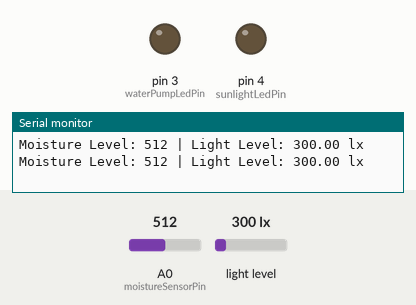
Simulated run of this sketch. Board: Arduino Uno, built with avr-gcc and run on an emulated ATmega328P. Parts: output pins drawn as LEDs (lit = HIGH), the last lines printed to the serial monitor. The test bench sets the inputs (shaded band); at power-on: A0 (moistureSensorPin) = 512, light level 300 lx. Pins used as bus, display or sensor lines are not drawn.

Above: at 1.8 s.
1.9 s: A0 (moistureSensorPin) set to 107
3.4 s: A0 (moistureSensorPin) set to 93
At 5.2 s:
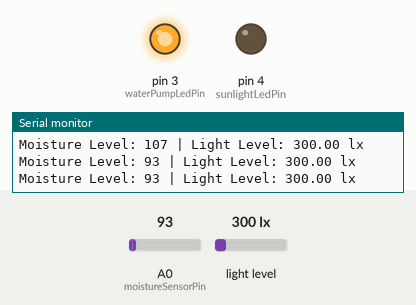
5.5 s: A0 (moistureSensorPin) set to 110
At 6.8 s:
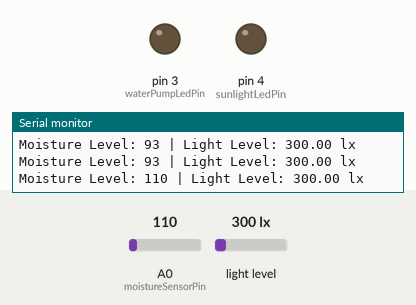
7.5 s: A0 (moistureSensorPin) set to 90
At 8.5 s:
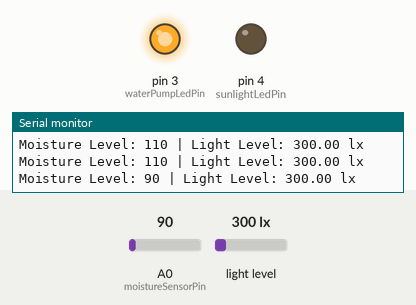
Timing chart, 0 to 10.5 s (numbered marks = the images above; inputs shaded):
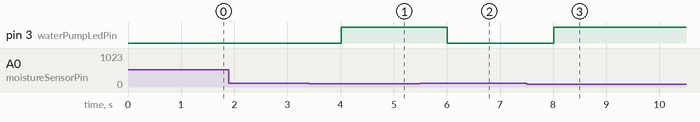

The sketch:

Plant_care.ino
```cpp
#include <Wire.h>
#include <BH1750.h>

const int moistureSensorPin = A0;   // Analog pin connected to the moisture sensor's signal output
const int vccPin = 2;               // Digital pin connected to the sensors' VCC
const int waterPumpLedPin = 3;      // Digital pin connected to the external LED for water pump
const int sunlightLedPin = 4;       // Digital pin connected to the external LED for sunlight
const int moistureThreshold = 100;  // Moisture threshold for water pump

BH1750 lightMeter;

void setup() {
  Serial.begin(9600);               // Start serial communication at 9600 baud rate
  pinMode(moistureSensorPin, INPUT);// Set the moisture sensor pin as an input
  pinMode(vccPin, OUTPUT);          // Set the VCC pin as an output to control power to the sensors
  pinMode(waterPumpLedPin, OUTPUT); // Set the water pump LED pin as an output
  pinMode(sunlightLedPin, OUTPUT);  // Set the sunlight LED pin as an output

  digitalWrite(vccPin, HIGH);       // Power the sensors

  Wire.begin();
  lightMeter.begin();
}

void loop() {
  // Read the moisture sensor value
  int moistureValue = analogRead(moistureSensorPin);

  // Read the light sensor value from the BH1750
  float lightValue = lightMeter.readLightLevel();

  // Print the sensor values to the Serial Monitor
  Serial.print("Moisture Level: ");
  Serial.print(moistureValue);
  Serial.print(" | Light Level: ");
  Serial.print(lightValue);
  Serial.println(" lx");

  // Control the water pump LED based on moisture level
  if (moistureValue < moistureThreshold) {
    digitalWrite(waterPumpLedPin, HIGH);  // Turn the water pump LED on
  } else {
    digitalWrite(waterPumpLedPin, LOW);   // Turn the water pump LED off
  }

  // Control the sunlight LED based on light level
  if (lightValue < 10) {  // Adjust the light level threshold as needed
    digitalWrite(sunlightLedPin, HIGH);  // Turn the sunlight LED on
  } else {
    digitalWrite(sunlightLedPin, LOW);   // Turn the sunlight LED off
  }

  // Additional delay for stability
  delay(1000);
}
```

Measured:
- the behaviour switches between 100 and 99 on A0 (moistureSensorPin) (found by bisection; images 0 and 1)
- after the input at 3.4 s, pin 3 (waterPumpLedPin): LOW → HIGH after 0.61 s
- after the input at 5.5 s, pin 3 (waterPumpLedPin): HIGH → LOW after 0.51 s
- after the input at 7.5 s, pin 3 (waterPumpLedPin): LOW → HIGH after 0.52 s
